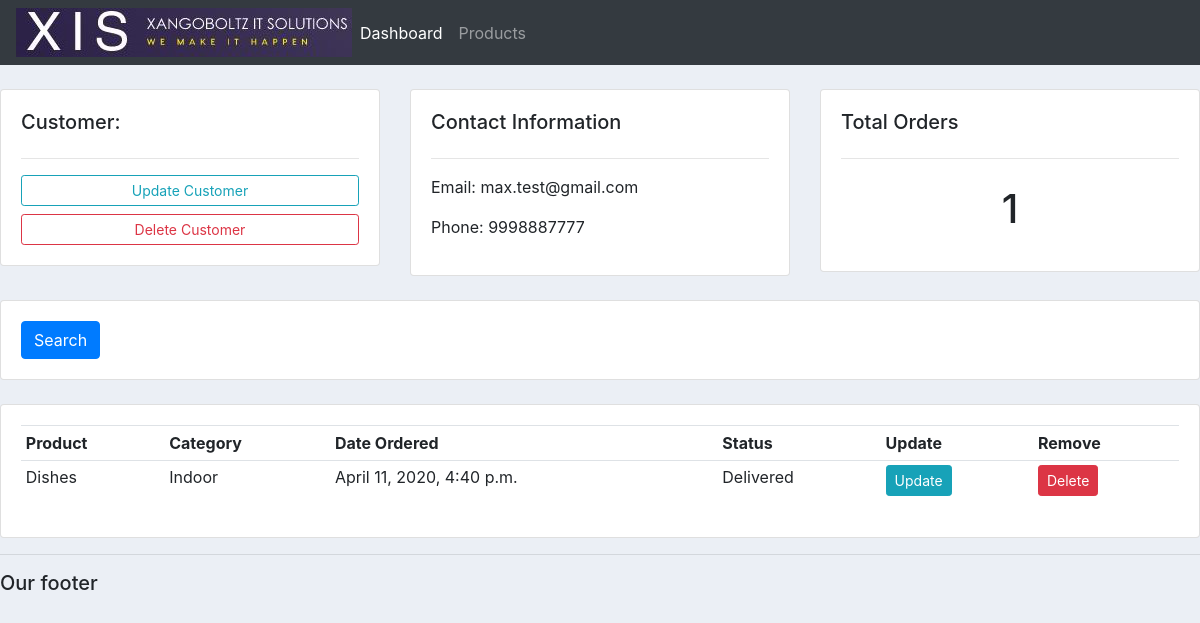
The app's page /customer/2/ with its own data.
### accounts/models.py (models this page shows, shortened)
class Customer(models.Model):
    name = models.CharField(max_length=200, null=True)
    phone = models.CharField(max_length=200, null=True)
    email = models.CharField(max_length=200, null=True)
    date_created = models.DateTimeField(auto_now_add=True, null=True)

class Order(models.Model):
    STATUS = (
            ('Pending', 'Pending'),
            ('Out for delivery', 'Out for delivery'),
            ('Delivered', 'Delivered'),
            )
    customer = models.ForeignKey(Customer, null=True, on_delete= models.SET_NULL)
    product = models.ForeignKey(Product, null=True, on_delete= models.SET_NULL)
    date_created = models.DateTimeField(auto_now_add=True, null=True)
    status = models.CharField(max_length=200, null=True, choices=STATUS)

class Product(models.Model):
    CATEGORY = (
            ('Indoor', 'Indoor'),
            ('Out Door', 'Out Door'),
            )
    name = models.CharField(max_length=200, null=True)
    price = models.FloatField(null=True)
    category = models.CharField(max_length=200, null=True, choices=CATEGORY)
    descriptiom = models.CharField(max_length=200, null=True, blank=True)
    date_created = models.DateTimeField(auto_now_add=True, null=True)
    tags = models.ManyToManyField(Tag)
    def __str__(self):
        return self.name

### accounts/views.py (the view)
# urls.py: path('customer/<str:pk>/', views.customer,name='customer'),
def customer(request, pk):
    customer = Customer.objects.get(id=pk)
    orders = customer.order_set.all()
    order_count = orders.count()
    context = {'customer':customer, 'orders':orders, 'order_count':order_count}
    return render(request, 'accounts/customer.html',context)

### accounts/templates/accounts/customer.html
{% extends 'accounts/main.html' %}
{% block content %}
    <br>
<div class="row">
	<div class="col-md">
		<div class="card card-body">
			<h5>Customer:</h5>
			<hr>
			<a class="btn btn-outline-info  btn-sm btn-block" href="">Update Customer</a>
			<a class="btn btn-outline-danger  btn-sm btn-block" href="">Delete Customer</a>
		</div>
	</div>
	<div class="col-md">
		<div class="card card-body">
			<h5>Contact Information</h5>
			<hr>
			<p>Email: {{customer.email}}</p>
			<p>Phone: {{customer.phone}}</p>
		</div>
	</div>
	<div class="col-md">
		<div class="card card-body">
			<h5>Total Orders</h5>
			<hr>
			<h1 style="text-align: center;padding: 10px">{{order_count}}</h1>
		</div>
	</div>
</div>
<br>
<div class="row">
	<div class="col">
		<div class="card card-body">
			<form method="get">
		    <button class="btn btn-primary" type="submit">Search</button>
		  </form>
		</div>
	</div>
</div>
<br>
<div class="row">
	<div class="col-md">
		<div class="card card-body">
			<table class="table table-sm">
				<tr>
					<th>Product</th>
					<th>Category</th>
					<th>Date Ordered</th>
					<th>Status</th>
					<th>Update</th>
					<th>Remove</th>
				</tr>
				{% for order in orders %}
				<tr>
					<td>{{order.product}}</td>
					<td>{{order.product.category}}</td>
					<td>{{order.date_created}}</td>
					<td>{{order.status}}</td>
					<td><a class="btn btn-sm btn-info" href="">Update</a></td>
					<td><a class="btn btn-sm btn-danger" href="">Delete</a></td>
				</tr>
				{% endfor %}
			</table>
		</div>
	</div>
</div>
{% endblock %}

### static/css/main.css (style rules this page uses)
body { background-color: #ebeff5; }

### records on screen
Customer: email "max.test@gmail.com", phone "9998887777"
Order: product "Dishes", product.category "Indoor", date_created "April 11, 2020, 4:40 p.m.", status "Delivered"

### other values on screen
{{ order_count }} "1"
